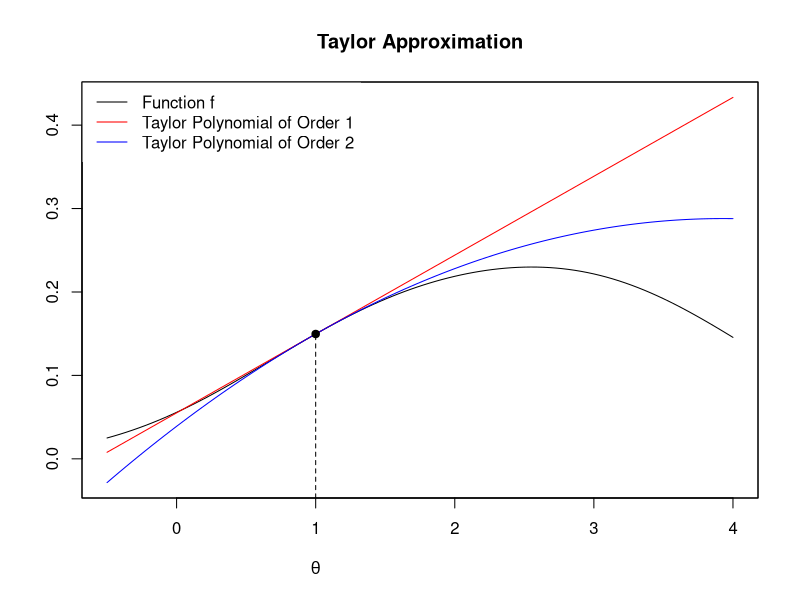
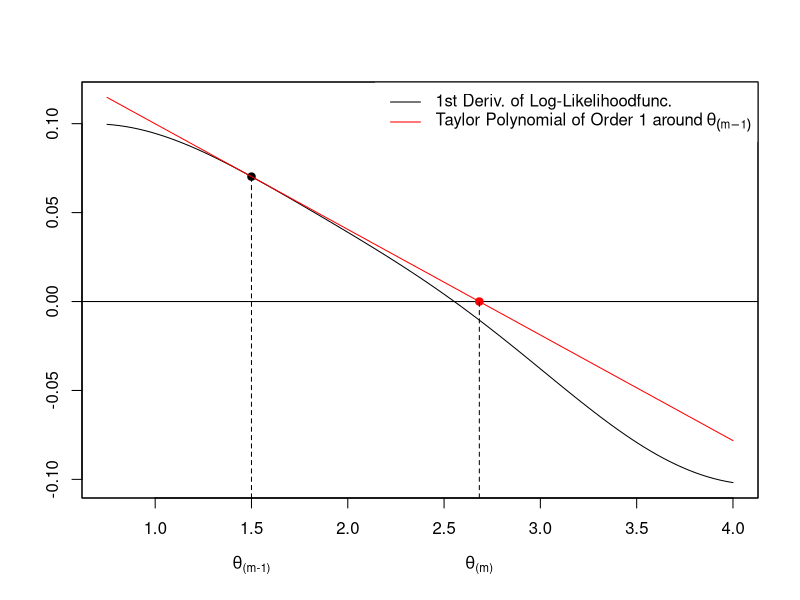
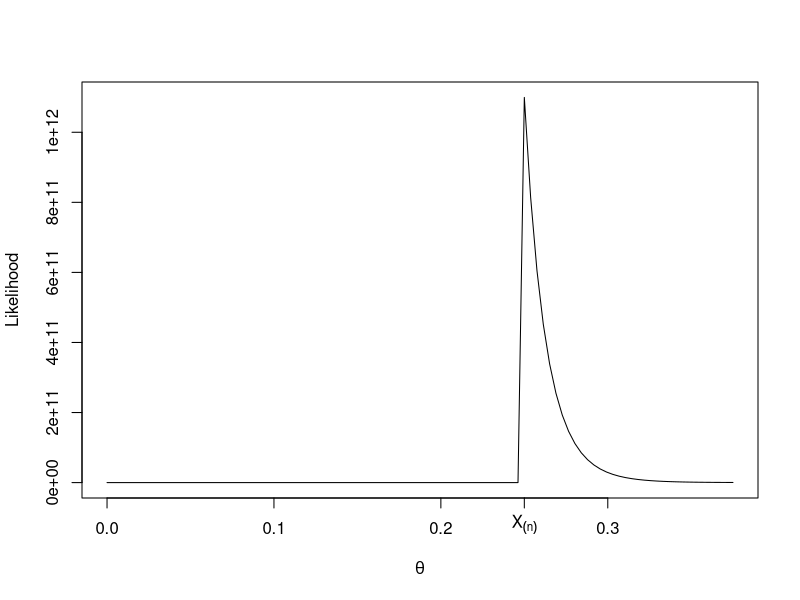
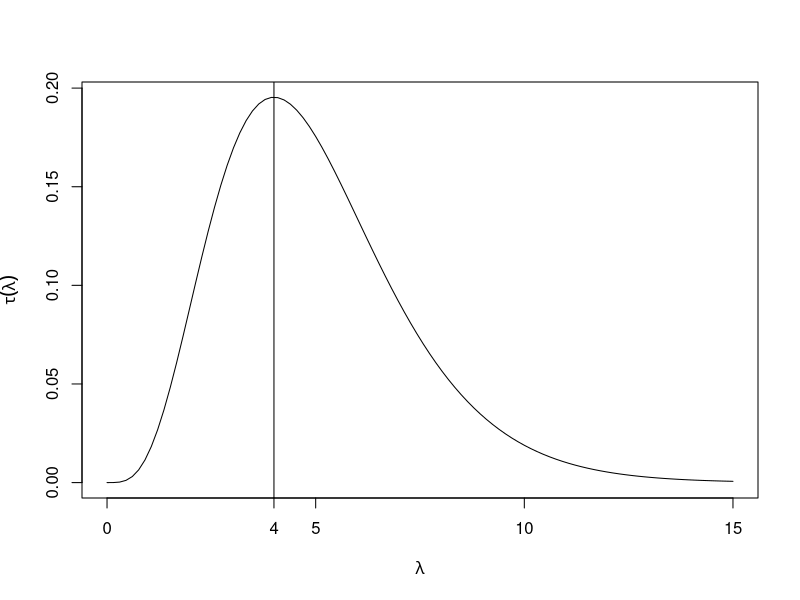

R code for these plots, in order:
## ---- chunk 1
#| label: fig-taylorApprox
#| fig-cap: First- and second-order Taylor approximations of a function $f$ around $\theta=1.$

## #######################
## Taylor Approximation
## #######################
# install.packages("pracma")
library("pracma")

myFun <- function(x){
  1*exp((-1/2)*(x-1.25)^2)/10 + 
  1*exp((-1/3)*(x-3)^2)/5
}

## Taylor approximation of myFun around x0
x0              <- 1
taylor_poly_1   <- taylor(f = myFun, x0 = x0, n = 1)
taylor_poly_2   <- taylor(f = myFun, x0 = x0, n = 2)

## Plot
#x_seq           <- seq(from = x0 -2, to = x0 + 5, length.out=100)
x_seq           <- seq(from = -.5, to = 4, length.out=100)
y_myFun         <- myFun(x_seq)
y_taylor_poly_1 <- polyval(taylor_poly_1, x_seq)
y_taylor_poly_2 <- polyval(taylor_poly_2, x_seq)


plot(x  = x_seq, y = y_myFun,  type = "l", col = "black", lwd = 1, ylab="", xlab="", main = "Taylor Approximation", ylim = range(y_myFun,y_taylor_poly_1,y_taylor_poly_2))
axis(1, at=1, line=2, labels = expression(theta), tick=FALSE)
#axis(1, at=x_seq[which.max(y_taylor_poly_2)], line=2, labels = expression(theta[1]), tick=FALSE)
lines(x = x_seq, y = y_taylor_poly_1, col = "red", lty=1)
lines(x = x_seq, y = y_taylor_poly_2, col = "blue", lty=1)
points(x=1, y=myFun(1), col="black", pch=19)
# points(x=x_seq[which.max(y_taylor_poly_2)], y=max(y_taylor_poly_2), col="blue", pch=19)
lines(x=rep(x0, 2), y=c(par("usr")[3], myFun(1)), lty=2)
# lines(x=rep(x_seq[which.max(y_taylor_poly_2)],2), 
#       y=c(0,max(y_taylor_poly_2)), lty=2)
legend(x="topleft", legend=c("Function f", "Taylor Polynomial of Order 1", "Taylor Polynomial of Order 2"), col=c("black", "red", "blue"), lty=c(1,1,1), box.lwd=0)
box()
## ---- chunk 2
#| label: fig-NR
#| fig-cap:  The $m$th update step in the Newton-Raphson root-finding algorithm.

## #######################
## Taylor Approximation
## #######################
# install.packages("pracma")
library("pracma")

my_ell <- function(x){
  1*exp((-1/2)*(x-1.25)^2)/10 + 
  1*exp((-1/3)*(x-3)^2)/5
}
my_ell_expr <- expression(
  1*exp((-1/2)*(x-1.25)^2)/10 + 
  1*exp((-1/3)*(x-3)^2)/5
)

my_ell_prime <- function(x){}
body(my_ell_prime) <- D(my_ell_expr, "x") 

## Taylor approximation of my_ell around theta_0
theta_0         <- 1.5
taylor_poly_1   <- taylor(f = my_ell_prime, x0 = theta_0, n = 1)

## Plot
theta_seq       <- seq(from       = .75, 
                       to         = 4, 
                       length.out = 100)
y_my_ell_prime  <- my_ell_prime(theta_seq)
y_taylor_poly_1 <- polyval(taylor_poly_1, theta_seq)


root_taylor_poly_1 <- -1 * taylor_poly_1[2] / taylor_poly_1[1]

plot(x = theta_seq, 
     y = y_my_ell_prime,  
     type = "l", col = "black", lwd = 1, ylab="", xlab="", main = "", ylim = range(y_my_ell_prime,y_taylor_poly_1))
abline(h=0)
points(x=theta_0, y=my_ell_prime(theta_0), col="black", pch=19)
lines(x = theta_seq, y = y_taylor_poly_1, col = "red", lty=1)
lines(x=rep(theta_0, 2), y=c(par("usr")[3], my_ell_prime(theta_0)), lty=2)
axis(1, at=theta_0, line=2, labels = expression(theta['(m-1)']), tick=FALSE)
points(x=root_taylor_poly_1, y= 0, col="red", pch=19)
lines(x=rep(root_taylor_poly_1, 2), y=c(par("usr")[3], 0), lty=2)
axis(1, at=root_taylor_poly_1, line=2, labels = expression(theta['(m)']), tick=FALSE)
legend(x="topright", legend=c("1st Deriv. of Log-Likelihoodfunc.", expression("Taylor Polynomial of Order 1 around"~theta[(m-1)])), 
col=c("black", "red"), lty=c(1,1), box.lwd=0)
box()
## ---- chunk 3
theta_true <- 0.2    # unknown true theta value
n          <-  5     # sample size

set.seed(1)

# simulate data: n many (unfair) coin tosses
x <- sample(x       = c(0,1), 
            size    = n, 
            replace = TRUE, 
            prob    = c(1-theta_true, theta_true)) 

## number of heads (i.e., the number of "1"s in x)
N_H <- sum(x)

## First derivative of the log-likelihood function
Lp_fct   <- function(theta, N_H = N_H, n = n){
    (N_H/theta) - (n - N_H)/(1 - theta)    
}
## Second derivative of the log-likelihood function
Lpp_fct   <- function(theta, N_H = N_H, n = n){
    - (N_H/theta^2) - (n - N_H)/(1 - theta)^2    
}

t     <- 1e-10   # convergence criterion
check <- TRUE    # check object to stop the while-loop
i     <- 0       # count iterations

## Initializations 
theta  <- 0.4     # starting value theta_{(0)}
h_step <- NULL    # empty value 
Lp     <- Lp_fct( theta, N_H=N_H, n=n)
Lpp    <- Lpp_fct(theta, N_H=N_H, n=n)

while(check){
    i         <- i + 1
    ##
    h_step_new <- -1 * (Lp_fct(theta[i], N_H=N_H, n=n) / Lpp_fct(theta[i], N_H=N_H, n=n))    
    h_step     <- c(h_step, h_step_new)
    theta_new  <- theta[i] + h_step_new
    Lp_new     <- Lp_fct( theta_new, N_H=N_H, n=n)
    Lpp_new    <- Lpp_fct(theta_new, N_H=N_H, n=n)
    ##
    theta      <- c(theta, theta_new) 
    Lp         <- c(Lp,    Lp_new) 
    Lpp        <- c(Lpp,   Lpp_new) 
    ##
    if( abs(Lp_fct(theta_new, N_H=N_H, n=n)) < t ){
      check <- FALSE
    }
}

results           <- cbind(1:length(theta)-1, theta, -Lp/Lpp, Lp)
colnames(results) <- c("m", "theta_m", "h_m", "Lp(theta_m)")
results
## ---- chunk 4
#| label: fig-MLMaxestim
#| fig-cap: Graph of the likelihood function $\mathcal{L}_n(\theta)$ given in @eq-MLMaxestim.
n          <- 20   # sample size
X_max      <- 0.25

theta_vec  <- seq(from = 0, 
                  to   = X_max * 1.5, 
                  len  = 100) 
likelihood_fun <- function(theta, X_max, n){ 
    likelihood                <- 1/(theta^n)
    likelihood[theta < X_max] <- 0 
    return(likelihood) 
}

likelihood_vec <- likelihood_fun(theta = theta_vec,
                                 X_max = X_max, 
                                 n     = n)

plot(y = likelihood_vec, 
     x = theta_vec, 
     type = "l", 
     xlab = expression(theta),
     ylab = "Likelihood", 
     main = "")            
axis(1, at = X_max, labels = expression(X[(n)]))                  
## ---- chunk 5
lambda_vec <- seq(from = .0001, to = 15, len = 100)
g_vec      <- (lambda_vec^4 * exp(-1*lambda_vec))/( factorial(4) )

plot(x = lambda_vec, y = g_vec, 
     type = "l", xlab=expression(lambda), ylab=expression(tau(lambda)))
abline(v = 4)
axis(1, at = 4)
